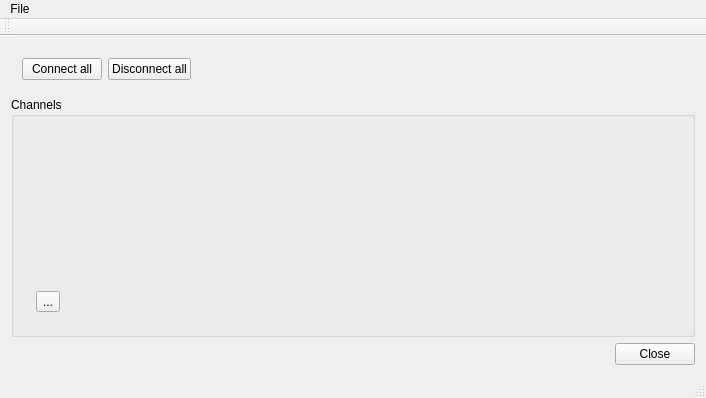
<?xml version="1.0" encoding="UTF-8"?>
<ui version="4.0">
 <class>AdServerSimulator</class>
 <widget class="QMainWindow" name="AdServerSimulator">
  <property name="geometry">
   <rect>
    <x>0</x>
    <y>0</y>
    <width>706</width>
    <height>398</height>
   </rect>
  </property>
  <property name="windowTitle">
   <string>AdServerSimulator</string>
  </property>
  <widget class="QWidget" name="centralWidget">
   <layout class="QVBoxLayout" name="verticalLayout">
    <item>
     <widget class="QWidget" name="widget" native="true">
      <layout class="QHBoxLayout" name="horizontalLayout">
       <item>
        <widget class="QPushButton" name="connect">
         <property name="text">
          <string>Connect all</string>
         </property>
        </widget>
       </item>
       <item>
        <widget class="QPushButton" name="disconnect">
         <property name="text">
          <string>Disconnect all</string>
         </property>
        </widget>
       </item>
       <item>
        <spacer name="horizontalSpacer">
         <property name="orientation">
          <enum>Qt::Horizontal</enum>
         </property>
         <property name="sizeHint" stdset="0">
          <size>
           <width>40</width>
           <height>20</height>
          </size>
         </property>
        </spacer>
       </item>
      </layout>
     </widget>
    </item>
    <item>
     <widget class="QGroupBox" name="groupBox">
      <property name="title">
       <string>Channels</string>
      </property>
      <layout class="QVBoxLayout" name="verticalLayout_2">
       <item>
        <widget class="QWidget" name="channels" native="true"/>
       </item>
       <item>
        <spacer name="verticalSpacer">
         <property name="orientation">
          <enum>Qt::Vertical</enum>
         </property>
         <property name="sizeHint" stdset="0">
          <size>
           <width>20</width>
           <height>119</height>
          </size>
         </property>
        </spacer>
       </item>
       <item>
        <widget class="QWidget" name="widget_3" native="true">
         <layout class="QHBoxLayout" name="horizontalLayout_2">
          <item>
           <widget class="QToolButton" name="toolButton">
            <property name="text">
             <string>...</string>
            </property>
            <property name="icon">
             <iconset>
              <normalon>:/images/add.png</normalon>
             </iconset>
            </property>
           </widget>
          </item>
          <item>
           <spacer name="horizontalSpacer_2">
            <property name="orientation">
             <enum>Qt::Horizontal</enum>
            </property>
            <property name="sizeHint" stdset="0">
             <size>
              <width>40</width>
              <height>20</height>
             </size>
            </property>
           </spacer>
          </item>
         </layout>
        </widget>
       </item>
      </layout>
     </widget>
    </item>
    <item>
     <widget class="QDialogButtonBox" name="buttonBox">
      <property name="standardButtons">
       <set>QDialogButtonBox::Close</set>
      </property>
     </widget>
    </item>
   </layout>
  </widget>
  <widget class="QMenuBar" name="menuBar">
   <property name="geometry">
    <rect>
     <x>0</x>
     <y>0</y>
     <width>706</width>
     <height>21</height>
    </rect>
   </property>
   <widget class="QMenu" name="menuFile">
    <property name="title">
     <string>File</string>
    </property>
    <addaction name="actionOpen"/>
    <addaction name="actionAdd"/>
    <addaction name="actionSave"/>
    <addaction name="separator"/>
    <addaction name="actionClose"/>
    <addaction name="actionOpen_Log"/>
   </widget>
   <addaction name="menuFile"/>
  </widget>
  <widget class="QToolBar" name="mainToolBar">
   <attribute name="toolBarArea">
    <enum>TopToolBarArea</enum>
   </attribute>
   <attribute name="toolBarBreak">
    <bool>false</bool>
   </attribute>
  </widget>
  <widget class="QStatusBar" name="statusBar"/>
  <action name="actionOpen">
   <property name="text">
    <string>Open...</string>
   </property>
   <property name="shortcut">
    <string>Ctrl+O</string>
   </property>
  </action>
  <action name="actionAdd">
   <property name="text">
    <string>Add...</string>
   </property>
   <property name="shortcut">
    <string>Ctrl+A</string>
   </property>
  </action>
  <action name="actionSave">
   <property name="text">
    <string>Save...</string>
   </property>
   <property name="shortcut">
    <string>Ctrl+S</string>
   </property>
  </action>
  <action name="actionClose">
   <property name="text">
    <string>Close</string>
   </property>
   <property name="shortcut">
    <string>Ctrl+C</string>
   </property>
  </action>
  <action name="actionOpen_Log">
   <property name="text">
    <string>Open Log...</string>
   </property>
  </action>
 </widget>
 <layoutdefault spacing="6" margin="11"/>
 <resources/>
 <connections>
  <connection>
   <sender>toolButton</sender>
   <signal>clicked()</signal>
   <receiver>AdServerSimulator</receiver>
   <slot>addChannel()</slot>
   <hints>
    <hint type="sourcelabel">
     <x>30</x>
     <y>307</y>
    </hint>
    <hint type="destinationlabel">
     <x>144</x>
     <y>285</y>
    </hint>
   </hints>
  </connection>
  <connection>
   <sender>actionOpen</sender>
   <signal>triggered()</signal>
   <receiver>AdServerSimulator</receiver>
   <slot>openFile()</slot>
   <hints>
    <hint type="sourcelabel">
     <x>-1</x>
     <y>-1</y>
    </hint>
    <hint type="destinationlabel">
     <x>199</x>
     <y>149</y>
    </hint>
   </hints>
  </connection>
  <connection>
   <sender>actionAdd</sender>
   <signal>triggered()</signal>
   <receiver>AdServerSimulator</receiver>
   <slot>addFromFile()</slot>
   <hints>
    <hint type="sourcelabel">
     <x>-1</x>
     <y>-1</y>
    </hint>
    <hint type="destinationlabel">
     <x>199</x>
     <y>149</y>
    </hint>
   </hints>
  </connection>
  <connection>
   <sender>actionSave</sender>
   <signal>triggered()</signal>
   <receiver>AdServerSimulator</receiver>
   <slot>saveFile()</slot>
   <hints>
    <hint type="sourcelabel">
     <x>-1</x>
     <y>-1</y>
    </hint>
    <hint type="destinationlabel">
     <x>199</x>
     <y>149</y>
    </hint>
   </hints>
  </connection>
  <connection>
   <sender>buttonBox</sender>
   <signal>rejected()</signal>
   <receiver>AdServerSimulator</receiver>
   <slot>close()</slot>
   <hints>
    <hint type="sourcelabel">
     <x>350</x>
     <y>349</y>
    </hint>
    <hint type="destinationlabel">
     <x>347</x>
     <y>285</y>
    </hint>
   </hints>
  </connection>
  <connection>
   <sender>actionClose</sender>
   <signal>triggered()</signal>
   <receiver>AdServerSimulator</receiver>
   <slot>close()</slot>
   <hints>
    <hint type="sourcelabel">
     <x>-1</x>
     <y>-1</y>
    </hint>
    <hint type="destinationlabel">
     <x>352</x>
     <y>198</y>
    </hint>
   </hints>
  </connection>
  <connection>
   <sender>disconnect</sender>
   <signal>clicked()</signal>
   <receiver>AdServerSimulator</receiver>
   <slot>disconnectAll()</slot>
   <hints>
    <hint type="sourcelabel">
     <x>147</x>
     <y>42</y>
    </hint>
    <hint type="destinationlabel">
     <x>154</x>
     <y>-2</y>
    </hint>
   </hints>
  </connection>
  <connection>
   <sender>connect</sender>
   <signal>clicked()</signal>
   <receiver>AdServerSimulator</receiver>
   <slot>connectAll()</slot>
   <hints>
    <hint type="sourcelabel">
     <x>96</x>
     <y>53</y>
    </hint>
    <hint type="destinationlabel">
     <x>123</x>
     <y>-5</y>
    </hint>
   </hints>
  </connection>
  <connection>
   <sender>actionOpen_Log</sender>
   <signal>triggered()</signal>
   <receiver>AdServerSimulator</receiver>
   <slot>openLog()</slot>
   <hints>
    <hint type="sourcelabel">
     <x>-1</x>
     <y>-1</y>
    </hint>
    <hint type="destinationlabel">
     <x>352</x>
     <y>198</y>
    </hint>
   </hints>
  </connection>
 </connections>
 <slots>
  <slot>addChannel()</slot>
  <slot>openFile()</slot>
  <slot>addFromFile()</slot>
  <slot>saveFile()</slot>
  <slot>connectAll()</slot>
  <slot>disconnectAll()</slot>
  <slot>openLog()</slot>
 </slots>
</ui>
